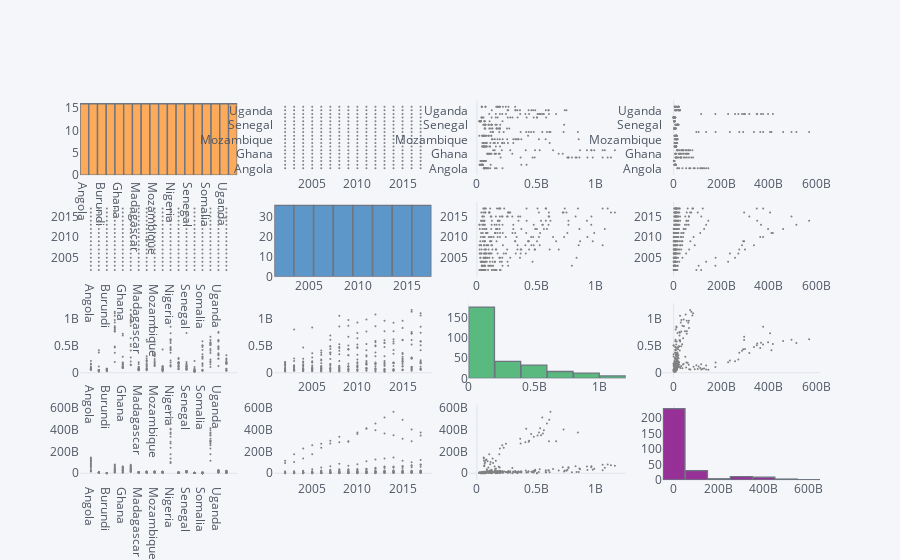

The code cell stored with this chart in its notebook:
### Code cell
Summary_Aid_GDP.scatter_matrix(filename='Aid_vs_GDP_scatter-matrix', world_readable=True)

### Figure 1 — Plotly figure (JSON) as saved in the notebook; plotly's stock layout.template omitted (floating-point values rounded to 4 significant figures; data arrays with more than 128 entries replaced by an {"elided": "..."} marker saying what was removed)
{"data": [{"histfunc": "count", "histnorm": "", "marker": {"color": "rgba(255, 153, 51, 1.0)", "line": {"color": "#4D5663", "width": 1.3}}, "name": "Country", "nbinsx": 10, "opacity": 0.8, "orientation": "v", "type": "histogram", "uid": "5c4c6bd8-d6ad-4ab7-a168-35ebd82fa937", "x": {"elided": "288 str values"}, "xaxis": "x", "yaxis": "y"}, {"line": {"color": "rgba(128, 128, 128, 1.0)", "dash": "solid", "shape": "linear", "width": 1.3}, "marker": {"size": 2, "symbol": "circle"}, "mode": "markers", "name": "Country", "text": "", "type": "scatter", "uid": "3c53d51d-9822-4248-af10-c3069d32f82a", "x": {"elided": "288 int values"}, "xaxis": "x2", "y": {"elided": "288 str values"}, "yaxis": "y2"}, {"line": {"color": "rgba(128, 128, 128, 1.0)", "dash": "solid", "shape": "linear", "width": 1.3}, "marker": {"size": 2, "symbol": "circle"}, "mode": "markers", "name": "Country", "text": "", "type": "scatter", "uid": "13dd9c51-c546-44be-a277-cdfbcaf21254", "x": {"elided": "288 float values"}, "xaxis": "x3", "y": {"elided": "288 str values"}, "yaxis": "y3"}, {"line": {"color": "rgba(128, 128, 128, 1.0)", "dash": "solid", "shape": "linear", "width": 1.3}, "marker": {"size": 2, "symbol": "circle"}, "mode": "markers", "name": "Country", "text": "", "type": "scatter", "uid": "ecdb9884-8f77-4a19-bae1-9602ddf683a4", "x": {"elided": "288 float values"}, "xaxis": "x4", "y": {"elided": "288 str values"}, "yaxis": "y4"}, {"line": {"color": "rgba(128, 128, 128, 1.0)", "dash": "solid", "shape": "linear", "width": 1.3}, "marker": {"size": 2, "symbol": "circle"}, "mode": "markers", "name": "Year", "text": "", "type": "scatter", "uid": "9fec8368-72a4-4929-afd1-4b46659598a1", "x": {"elided": "288 str values"}, "xaxis": "x5", "y": {"elided": "288 int values"}, "yaxis": "y5"}, {"histfunc": "count", "histnorm": "", "marker": {"color": "rgba(55, 128, 191, 1.0)", "line": {"color": "#4D5663", "width": 1.3}}, "name": "Year", "nbinsx": 10, "opacity": 0.8, "orientation": "v", "type": "histogram", "uid": "c23ff53c-e2a9-4bf7-8d4e-7d318a0b3144", "x": {"elided": "288 int values"}, "xaxis": "x6", "yaxis": "y6"}, {"line": {"color": "rgba(128, 128, 128, 1.0)", "dash": "solid", "shape": "linear", "width": 1.3}, "marker": {"size": 2, "symbol": "circle"}, "mode": "markers", "name": "Year", "text": "", "type": "scatter", "uid": "7f053da6-3760-4ee0-a5af-700c01e84d4c", "x": {"elided": "288 float values"}, "xaxis": "x7", "y": {"elided": "288 int values"}, "yaxis": "y7"}, {"line": {"color": "rgba(128, 128, 128, 1.0)", "dash": "solid", "shape": "linear", "width": 1.3}, "marker": {"size": 2, "symbol": "circle"}, "mode": "markers", "name": "Year", "text": "", "type": "scatter", "uid": "805fe904-ae9f-4a7f-8a56-0393bf073e05", "x": {"elided": "288 float values"}, "xaxis": "x8", "y": {"elided": "288 int values"}, "yaxis": "y8"}, {"line": {"color": "rgba(128, 128, 128, 1.0)", "dash": "solid", "shape": "linear", "width": 1.3}, "marker": {"size": 2, "symbol": "circle"}, "mode": "markers", "name": "Total Aid", "text": "", "type": "scatter", "uid": "bf46d985-a624-4f30-8018-74b694ca399e", "x": {"elided": "288 str values"}, "xaxis": "x9", "y": {"elided": "288 float values"}, "yaxis": "y9"}, {"line": {"color": "rgba(128, 128, 128, 1.0)", "dash": "solid", "shape": "linear", "width": 1.3}, "marker": {"size": 2, "symbol": "circle"}, "mode": "markers", "name": "Total Aid", "text": "", "type": "scatter", "uid": "7bef2c4d-b824-4641-8919-9feb93c816eb", "x": {"elided": "288 int values"}, "xaxis": "x10", "y": {"elided": "288 float values"}, "yaxis": "y10"}, {"histfunc": "count", "histnorm": "", "marker": {"color": "rgba(50, 171, 96, 1.0)", "line": {"color": "#4D5663", "width": 1.3}}, "name": "Total Aid", "nbinsx": 10, "opacity": 0.8, "orientation": "v", "type": "histogram", "uid": "8c30c224-3f7d-4830-9e47-98494350ae94", "x": {"elided": "288 float values"}, "xaxis": "x11", "yaxis": "y11"}, {"line": {"color": "rgba(128, 128, 128, 1.0)", "dash": "solid", "shape": "linear", "width": 1.3}, "marker": {"size": 2, "symbol": "circle"}, "mode": "markers", "name": "Total Aid", "text": "", "type": "scatter", "uid": "3452e91a-5471-4bbc-9dda-6d42ec1966c1", "x": {"elided": "288 float values"}, "xaxis": "x12", "y": {"elided": "288 float values"}, "yaxis": "y12"}, {"line": {"color": "rgba(128, 128, 128, 1.0)", "dash": "solid", "shape": "linear", "width": 1.3}, "marker": {"size": 2, "symbol": "circle"}, "mode": "markers", "name": "GDP", "text": "", "type": "scatter", "uid": "dd34b9f4-6df2-49b8-b9c5-52f04e12ecc1", "x": {"elided": "288 str values"}, "xaxis": "x13", "y": {"elided": "288 float values"}, "yaxis": "y13"}, {"line": {"color": "rgba(128, 128, 128, 1.0)", "dash": "solid", "shape": "linear", "width": 1.3}, "marker": {"size": 2, "symbol": "circle"}, "mode": "markers", "name": "GDP", "text": "", "type": "scatter", "uid": "32b2783f-4a0b-4ab7-ac37-a5b94c17eaa9", "x": {"elided": "288 int values"}, "xaxis": "x14", "y": {"elided": "288 float values"}, "yaxis": "y14"}, {"line": {"color": "rgba(128, 128, 128, 1.0)", "dash": "solid", "shape": "linear", "width": 1.3}, "marker": {"size": 2, "symbol": "circle"}, "mode": "markers", "name": "GDP", "text": "", "type": "scatter", "uid": "f1de6fbd-f67c-40d0-b7c3-cd71314a74e0", "x": {"elided": "288 float values"}, "xaxis": "x15", "y": {"elided": "288 float values"}, "yaxis": "y15"}, {"histfunc": "count", "histnorm": "", "marker": {"color": "rgba(128, 0, 128, 1.0)", "line": {"color": "#4D5663", "width": 1.3}}, "name": "GDP", "nbinsx": 10, "opacity": 0.8, "orientation": "v", "type": "histogram", "uid": "044bd701-03fe-4169-8048-6fc6169dbb6b", "x": {"elided": "288 float values"}, "xaxis": "x16", "yaxis": "y16"}], "layout": {"bargap": 0.02, "legend": {"bgcolor": "#F5F6F9", "font": {"color": "#4D5663"}}, "paper_bgcolor": "#F5F6F9", "plot_bgcolor": "#F5F6F9", "showlegend": false, "title": {"font": {"color": "#4D5663"}}, "xaxis": {"anchor": "y", "domain": [0, 0.2125], "gridcolor": "#E1E5ED", "showgrid": false, "tickfont": {"color": "#4D5663"}, "title": {"font": {"color": "#4D5663"}, "text": ""}, "zerolinecolor": "#E1E5ED"}, "xaxis10": {"anchor": "y10", "domain": [0.2625, 0.475], "gridcolor": "#E1E5ED", "showgrid": false, "tickfont": {"color": "#4D5663"}, "title": {"font": {"color": "#4D5663"}, "text": ""}, "zerolinecolor": "#E1E5ED"}, "xaxis11": {"anchor": "y11", "domain": [0.525, 0.7375], "gridcolor": "#E1E5ED", "showgrid": false, "tickfont": {"color": "#4D5663"}, "title": {"font": {"color": "#4D5663"}, "text": ""}, "zerolinecolor": "#E1E5ED"}, "xaxis12": {"anchor": "y12", "domain": [0.7875, 1], "gridcolor": "#E1E5ED", "showgrid": false, "tickfont": {"color": "#4D5663"}, "title": {"font": {"color": "#4D5663"}, "text": ""}, "zerolinecolor": "#E1E5ED"}, "xaxis13": {"anchor": "y13", "domain": [0, 0.2125], "gridcolor": "#E1E5ED", "showgrid": false, "tickfont": {"color": "#4D5663"}, "title": {"font": {"color": "#4D5663"}, "text": ""}, "zerolinecolor": "#E1E5ED"}, "xaxis14": {"anchor": "y14", "domain": [0.2625, 0.475], "gridcolor": "#E1E5ED", "showgrid": false, "tickfont": {"color": "#4D5663"}, "title": {"font": {"color": "#4D5663"}, "text": ""}, "zerolinecolor": "#E1E5ED"}, "xaxis15": {"anchor": "y15", "domain": [0.525, 0.7375], "gridcolor": "#E1E5ED", "showgrid": false, "tickfont": {"color": "#4D5663"}, "title": {"font": {"color": "#4D5663"}, "text": ""}, "zerolinecolor": "#E1E5ED"}, "xaxis16": {"anchor": "y16", "domain": [0.7875, 1], "gridcolor": "#E1E5ED", "showgrid": false, "tickfont": {"color": "#4D5663"}, "title": {"font": {"color": "#4D5663"}, "text": ""}, "zerolinecolor": "#E1E5ED"}, "xaxis2": {"anchor": "y2", "domain": [0.2625, 0.475], "gridcolor": "#E1E5ED", "showgrid": false, "tickfont": {"color": "#4D5663"}, "title": {"font": {"color": "#4D5663"}, "text": ""}, "zerolinecolor": "#E1E5ED"}, "xaxis3": {"anchor": "y3", "domain": [0.525, 0.7375], "gridcolor": "#E1E5ED", "showgrid": false, "tickfont": {"color": "#4D5663"}, "title": {"font": {"color": "#4D5663"}, "text": ""}, "zerolinecolor": "#E1E5ED"}, "xaxis4": {"anchor": "y4", "domain": [0.7875, 1], "gridcolor": "#E1E5ED", "showgrid": false, "tickfont": {"color": "#4D5663"}, "title": {"font": {"color": "#4D5663"}, "text": ""}, "zerolinecolor": "#E1E5ED"}, "xaxis5": {"anchor": "y5", "domain": [0, 0.2125], "gridcolor": "#E1E5ED", "showgrid": false, "tickfont": {"color": "#4D5663"}, "title": {"font": {"color": "#4D5663"}, "text": ""}, "zerolinecolor": "#E1E5ED"}, "xaxis6": {"anchor": "y6", "domain": [0.2625, 0.475], "gridcolor": "#E1E5ED", "showgrid": false, "tickfont": {"color": "#4D5663"}, "title": {"font": {"color": "#4D5663"}, "text": ""}, "zerolinecolor": "#E1E5ED"}, "xaxis7": {"anchor": "y7", "domain": [0.525, 0.7375], "gridcolor": "#E1E5ED", "showgrid": false, "tickfont": {"color": "#4D5663"}, "title": {"font": {"color": "#4D5663"}, "text": ""}, "zerolinecolor": "#E1E5ED"}, "xaxis8": {"anchor": "y8", "domain": [0.7875, 1], "gridcolor": "#E1E5ED", "showgrid": false, "tickfont": {"color": "#4D5663"}, "title": {"font": {"color": "#4D5663"}, "text": ""}, "zerolinecolor": "#E1E5ED"}, "xaxis9": {"anchor": "y9", "domain": [0, 0.2125], "gridcolor": "#E1E5ED", "showgrid": false, "tickfont": {"color": "#4D5663"}, "title": {"font": {"color": "#4D5663"}, "text": ""}, "zerolinecolor": "#E1E5ED"}, "yaxis": {"anchor": "x", "domain": [0.8025, 1], "gridcolor": "#E1E5ED", "showgrid": false, "tickfont": {"color": "#4D5663"}, "title": {"font": {"color": "#4D5663"}, "text": ""}, "zerolinecolor": "#E1E5ED"}, "yaxis10": {"anchor": "x10", "domain": [0.2675, 0.465], "gridcolor": "#E1E5ED", "showgrid": false, "tickfont": {"color": "#4D5663"}, "title": {"font": {"color": "#4D5663"}, "text": ""}, "zerolinecolor": "#E1E5ED"}, "yaxis11": {"anchor": "x11", "domain": [0.2675, 0.465], "gridcolor": "#E1E5ED", "showgrid": false, "tickfont": {"color": "#4D5663"}, "title": {"font": {"color": "#4D5663"}, "text": ""}, "zerolinecolor": "#E1E5ED"}, "yaxis12": {"anchor": "x12", "domain": [0.2675, 0.465], "gridcolor": "#E1E5ED", "showgrid": false, "tickfont": {"color": "#4D5663"}, "title": {"font": {"color": "#4D5663"}, "text": ""}, "zerolinecolor": "#E1E5ED"}, "yaxis13": {"anchor": "x13", "domain": [0, 0.1975], "gridcolor": "#E1E5ED", "showgrid": false, "tickfont": {"color": "#4D5663"}, "title": {"font": {"color": "#4D5663"}, "text": ""}, "zerolinecolor": "#E1E5ED"}, "yaxis14": {"anchor": "x14", "domain": [0, 0.1975], "gridcolor": "#E1E5ED", "showgrid": false, "tickfont": {"color": "#4D5663"}, "title": {"font": {"color": "#4D5663"}, "text": ""}, "zerolinecolor": "#E1E5ED"}, "yaxis15": {"anchor": "x15", "domain": [0, 0.1975], "gridcolor": "#E1E5ED", "showgrid": false, "tickfont": {"color": "#4D5663"}, "title": {"font": {"color": "#4D5663"}, "text": ""}, "zerolinecolor": "#E1E5ED"}, "yaxis16": {"anchor": "x16", "domain": [0, 0.1975], "gridcolor": "#E1E5ED", "showgrid": false, "tickfont": {"color": "#4D5663"}, "title": {"font": {"color": "#4D5663"}, "text": ""}, "zerolinecolor": "#E1E5ED"}, "yaxis2": {"anchor": "x2", "domain": [0.8025, 1], "gridcolor": "#E1E5ED", "showgrid": false, "tickfont": {"color": "#4D5663"}, "title": {"font": {"color": "#4D5663"}, "text": ""}, "zerolinecolor": "#E1E5ED"}, "yaxis3": {"anchor": "x3", "domain": [0.8025, 1], "gridcolor": "#E1E5ED", "showgrid": false, "tickfont": {"color": "#4D5663"}, "title": {"font": {"color": "#4D5663"}, "text": ""}, "zerolinecolor": "#E1E5ED"}, "yaxis4": {"anchor": "x4", "domain": [0.8025, 1], "gridcolor": "#E1E5ED", "showgrid": false, "tickfont": {"color": "#4D5663"}, "title": {"font": {"color": "#4D5663"}, "text": ""}, "zerolinecolor": "#E1E5ED"}, "yaxis5": {"anchor": "x5", "domain": [0.535, 0.7325], "gridcolor": "#E1E5ED", "showgrid": false, "tickfont": {"color": "#4D5663"}, "title": {"font": {"color": "#4D5663"}, "text": ""}, "zerolinecolor": "#E1E5ED"}, "yaxis6": {"anchor": "x6", "domain": [0.535, 0.7325], "gridcolor": "#E1E5ED", "showgrid": false, "tickfont": {"color": "#4D5663"}, "title": {"font": {"color": "#4D5663"}, "text": ""}, "zerolinecolor": "#E1E5ED"}, "yaxis7": {"anchor": "x7", "domain": [0.535, 0.7325], "gridcolor": "#E1E5ED", "showgrid": false, "tickfont": {"color": "#4D5663"}, "title": {"font": {"color": "#4D5663"}, "text": ""}, "zerolinecolor": "#E1E5ED"}, "yaxis8": {"anchor": "x8", "domain": [0.535, 0.7325], "gridcolor": "#E1E5ED", "showgrid": false, "tickfont": {"color": "#4D5663"}, "title": {"font": {"color": "#4D5663"}, "text": ""}, "zerolinecolor": "#E1E5ED"}, "yaxis9": {"anchor": "x9", "domain": [0.2675, 0.465], "gridcolor": "#E1E5ED", "showgrid": false, "tickfont": {"color": "#4D5663"}, "title": {"font": {"color": "#4D5663"}, "text": ""}, "zerolinecolor": "#E1E5ED"}}}
